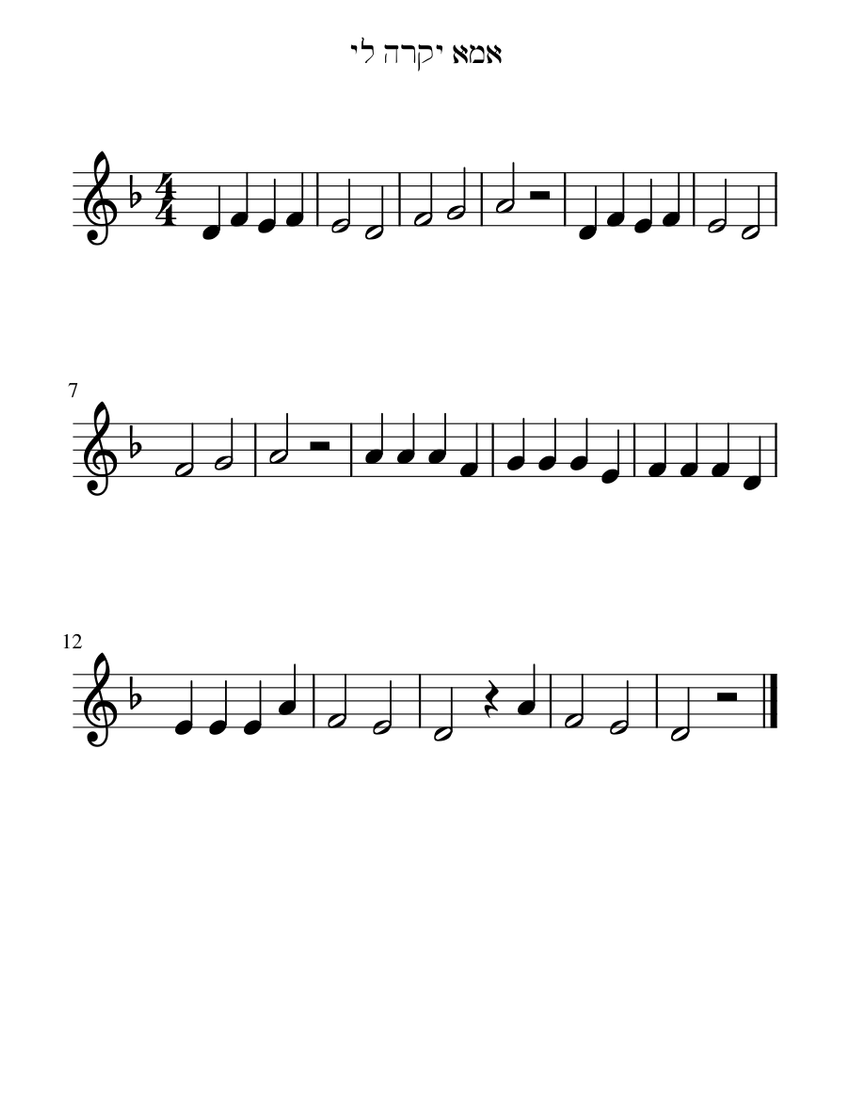
#> input picture Assignment3_Test1905/musicSheets/score_0.png, 850 x 1100 px, found by its file name; the run also reads 1 picture not shown here
$ jupyter execute TeeAyEnTest.ipynb
#> lines starting #> are read from the running program, lines starting #| are printed output that depends on the picture; after the words box and inside, x2 and y2 are one past the last pixel; in counts of white or black regions, pixels touching at a corner belong together
### Assignment3_Test1905/utils.py
import numpy as np
import cv2
from copy import deepcopy

def blackHorizontalLinesRowInd(imgGray, imgH, imgW, threshold):

    numBlackPixel = int(threshold * imgW)
    numWhitePixel = imgW - numBlackPixel
    totalThreshold = numWhitePixel * 255

    rowsWithLine = []

    for row in range(imgH):

        curRow = imgGray[row][:]
        total = np.sum(curRow)

        if (total < totalThreshold):
            rowsWithLine.append(row)

    return rowsWithLine

def trimRowsWithLine(rowsWithLine, minGap = 5):

    trimmedRowsWithLine = []
    trimmedRowsWithLine.append(rowsWithLine[0])

    for i in range(1, len(rowsWithLine)):
        if ((rowsWithLine[i] - rowsWithLine[i - 1]) > minGap):
            trimmedRowsWithLine.append(rowsWithLine[i])

    return trimmedRowsWithLine

def linesClustering(trimmedRowsWithLine, minGap = 50):
    clusterLst = []

    cluster = []
    cluster.append(trimmedRowsWithLine[0])
    for i in range(1, len(trimmedRowsWithLine)):

        if ((trimmedRowsWithLine[i] - trimmedRowsWithLine[i - 1]) > minGap):
            clusterLst.append(cluster)
            cluster = []
            cluster.append(trimmedRowsWithLine[i])

        else:
            cluster.append(trimmedRowsWithLine[i])
    clusterLst.append(cluster)

    return clusterLst

def blackVerticalLinesColumnInd(imgGray, imgH, imgW, clusterLst, threshold):

    columnsWithLine = dict()

    for cluster in clusterLst:

        clusterRowBegin = cluster[0]
        clusterRowEnd = cluster[4]
        columnsWithLine[(clusterRowBegin, clusterRowEnd)] = []

        imgROI = imgGray[clusterRowBegin: clusterRowEnd][:]
        imgROIHeight = clusterRowEnd - clusterRowBegin

        numBlackPixel = int(threshold * imgROIHeight)
        numWhitePixel = imgROIHeight - numBlackPixel
        totalThreshold = numWhitePixel * 255

        for column in range(imgW):

            curCol = imgROI[:, column]
            total = np.sum(curCol)

            if (total < totalThreshold):
                columnsWithLine[(clusterRowBegin, clusterRowEnd)].append(column)

    return columnsWithLine

def trimColumnsWithLine(columnsWithLine, minGap = 100):

    trimmedColumnsWithLine = dict()

    for key in columnsWithLine.keys():
        trimmedColumnsWithLine[key] = []
        value = columnsWithLine[key]
        trimmedColumnsWithLine[key].append(value[0])

        for i in range(1, len(columnsWithLine[key])):
            if ((value[i] - value[i - 1]) > minGap):
                trimmedColumnsWithLine[key].append(value[i])

    return trimmedColumnsWithLine

def averageLinesGap(clusterLst):
    outpGap = 0
    for cluster in clusterLst:
        clusterRowBegin = cluster[0]
        clusterRowEnd = cluster[4]
        gap = (clusterRowEnd - clusterRowBegin) / 4
        outpGap += gap

    return outpGap/len(clusterLst)

def matchTemplateRemake(img, template, threshold, drawBoundingBox = True, suppression = False):

    templateH, templateW = template.shape

    outpConfidence = cv2.matchTemplate(img, template, cv2.TM_CCOEFF_NORMED)
    boundingBoxUpperLeftCoor = np.where(outpConfidence > threshold)

    xCoors, yCoors = list(boundingBoxUpperLeftCoor[1]), list(boundingBoxUpperLeftCoor[0])
    combineXYCoors = list(zip(xCoors, yCoors))
    sortedCombine = list(zip(*sorted(combineXYCoors)))

    if (len(sortedCombine) == 0):
        xCoorsSorted = []
        yCoorsSorted = []
    else:
        xCoorsSorted, yCoorsSorted = list(sortedCombine[0]), list(sortedCombine[1])
    boundingBoxUpperLeftCoor = (np.array(xCoorsSorted), np.array(yCoorsSorted))

    if suppression:
        print('Before:', boundingBoxUpperLeftCoor, boundingBoxUpperLeftCoor[0].shape)
        boundingBoxUpperLeftCoor = boundingBoxSuppression(boundingBoxUpperLeftCoor)
        print('After:', boundingBoxUpperLeftCoor, boundingBoxUpperLeftCoor[0].shape)

    if drawBoundingBox:

        imgCopy = deepcopy(img)
        imgCopy = cv2.cvtColor(imgCopy, cv2.COLOR_GRAY2BGR)
        for pt in zip(*boundingBoxUpperLeftCoor):
            #draw a rectangle where it exceeds the threshold
            cv2.rectangle(imgCopy, pt, (pt[0] + templateW, pt[1] + templateH), (0, 255, 0), 2)

        return boundingBoxUpperLeftCoor, outpConfidence, imgCopy

    return boundingBoxUpperLeftCoor, outpConfidence, None

def boundingBoxSuppression(matchedCoordinates, threshold = 10):

    if ((len(matchedCoordinates[0]) == 0) or (len(matchedCoordinates[0]) == 1)):
        return matchedCoordinates

    matchedCoordinatesMatrix = np.stack((matchedCoordinates[0], matchedCoordinates[1])).T
    numberFounded = matchedCoordinatesMatrix.shape[0]
    distanceMatrix = np.sqrt(np.add(np.add(-2*(matchedCoordinatesMatrix@((matchedCoordinatesMatrix).T)), np.reshape(np.sum(np.square(matchedCoordinatesMatrix), axis = 1), (numberFounded, -1))), np.sum(np.square((matchedCoordinatesMatrix).T), axis = 0)))
    upperTriDistMat = np.triu(distanceMatrix)

    nearPairs = np.where((upperTriDistMat > 0) & (upperTriDistMat <= threshold))
    if (len(nearPairs[0]) == 0):
        return matchedCoordinates

    point1, point2 = nearPairs[0], nearPairs[1]

    clusters = [[point1[0]]]
    prevPoint = point1[0]

    while (len(point1) != 0):
        if (point1[0] == prevPoint):
            clusters[-1].append(point2[0])
            delInd = np.where((point1 == point2[0]))
            point1 = np.delete(point1, delInd)
            point2 = np.delete(point2, delInd)
            point1 = np.delete(point1, 0)
            point2 = np.delete(point2, 0)
        elif (point1[0] != prevPoint):
            prevPoint = point1[0]
            clusters.append([point1[0], point2[0]])
            delInd = np.where((point1 == point2[0]))
            point1 = np.delete(point1, delInd)
            point2 = np.delete(point2, delInd)
            point1 = np.delete(point1, 0)
            point2 = np.delete(point2, 0)

    trimmedMatchedCoordinates = {'x': [], 'y': []}
    delInd = np.array([])
    for cluster in clusters:
        xCoor = int(np.mean(matchedCoordinates[0][cluster]))
        yCoor = int(np.mean(matchedCoordinates[1][cluster]))
        trimmedMatchedCoordinates['x'].append(xCoor)
        trimmedMatchedCoordinates['y'].append(yCoor)
        delInd = np.concatenate((delInd, cluster))

    trimmedMatchedCoordinates['x'] = np.array(trimmedMatchedCoordinates['x'])
    trimmedMatchedCoordinates['y'] = np.array(trimmedMatchedCoordinates['y'])

    ind = np.array([i for i in range(numberFounded)])
    ind = np.delete(ind, delInd.astype(np.int64))
    trimmedMatchedCoordinates['x'] = np.concatenate((trimmedMatchedCoordinates['x'], matchedCoordinates[0][ind]))
    trimmedMatchedCoordinates['y'] = np.concatenate((trimmedMatchedCoordinates['y'], matchedCoordinates[1][ind]))


    return (trimmedMatchedCoordinates['x'], trimmedMatchedCoordinates['y'])

    # trimmedMatchedCoordinates = {'x': [], 'y': []}

    # for count, (x, y) in enumerate(zip(*matchedCoordinates)):

    #     if (count == 0):
    #         trimmedMatchedCoordinates['x'].append(x)
    #         trimmedMatchedCoordinates['y'].append(y)

    #     else:
    #         xDiff = x - trimmedMatchedCoordinates['x'][-1]
    #         yDiff = y - trimmedMatchedCoordinates['y'][-1]

    #         if ((abs(yDiff) > threshold) or (xDiff > threshold)):
    #             trimmedMatchedCoordinates['x'].append(x)
    #             trimmedMatchedCoordinates['y'].append(y)
    #         else:
    #             pass

    #         # # if (abs(x - trimmedMatchedCoordinates['x'][-1]) > threshold) and (abs(y - trimmedMatchedCoordinates['y'][-1]) > threshold):
    #         # # if (abs(x - trimmedMatchedCoordinates['x'][-1]) > threshold) or (abs(y - trimmedMatchedCoordinates['y'][-1]) > threshold):
    #         # # if (abs(x - trimmedMatchedCoordinates['x'][-1]) > threshold):
    #         #     trimmedMatchedCoordinates['x'].append(x)
    #         #     trimmedMatchedCoordinates['y'].append(y)
    #         # else:
    #         #     pass

    # tempCoordinates = (np.array(trimmedMatchedCoordinates['y']), np.array(trimmedMatchedCoordinates['x']))

    # outpCoordinates = {'x': [], 'y': []}

    # xCoors, yCoors = list(tempCoordinates[1]), list(tempCoordinates[0])
    # combineXYCoors = list(zip(yCoors, xCoors))
    # sortedCombine = list(zip(*sorted(combineXYCoors)))

    # if (len(sortedCombine) == 0):
    #     xCoorsSorted = []
    #     yCoorsSorted = []
    # else:
    #     xCoorsSorted, yCoorsSorted = list(sortedCombine[1]), list(sortedCombine[0])

    # tempMatchCoordinates = (np.array(xCoorsSorted), np.array(yCoorsSorted))

    # for count, (x, y) in enumerate(zip(*tempMatchCoordinates)):

    #     if (count == 0):
    #         outpCoordinates['x'].append(x)
    #         outpCoordinates['y'].append(y)

    #     else:

    #         xDiff = x - outpCoordinates['x'][-1]
    #         yDiff = y - outpCoordinates['y'][-1]

    #         if ((abs(xDiff) > threshold) or (yDiff > threshold)):
    #             outpCoordinates['x'].append(x)
    #             outpCoordinates['y'].append(y)
    #         else:
    #             pass

    #         # # if (abs(x - outpCoordinates['x'][-1]) > threshold) and (abs(y - outpCoordinates['y'][-1]) > threshold):
    #         # # if (abs(y - outpCoordinates['y'][-1]) > threshold):
    #         #     outpCoordinates['x'].append(x)
    #         #     outpCoordinates['y'].append(y)
    #         # else:
    #         #     pass

    # return (np.array(outpCoordinates['x']), np.array(outpCoordinates['y']))

def tryTemplateMatchNote(img, blackNoteTemplate, ratioWH, threshold, avgLinesGap, error = 3):

    maxMatched = -1
    chosenSize = None

    for err in range(-error, error + 1, 1):

        blackNoteH = int(avgLinesGap) + err
        blackNoteW = int(blackNoteH * ratioWH)
        blackNoteTemplateResize = cv2.resize(blackNoteTemplate, (blackNoteW, blackNoteH))
        upperLeftCornerCoor, _1, _2 = matchTemplateRemake(img, blackNoteTemplateResize, threshold, False)
        upperLeftCornerCoorTrimmed = boundingBoxSuppression(upperLeftCornerCoor)
        numMatched = upperLeftCornerCoorTrimmed[0].shape[0]

        if (numMatched > maxMatched):
            maxMatched = numMatched
            chosenSize = (blackNoteH, blackNoteW)

    return chosenSize, maxMatched

def drawHorizontalLines(rowsWithLine, imgH, imgW):
    outputImg = np.zeros((imgH, imgW))
    outputImg += 255

    for row in rowsWithLine:
        cv2.line(outputImg, (0, row), (imgW, row), (0, 0, 0), 2)

    return outputImg

### Assignment3_Test1905/TeeAyEnTest.ipynb
[cell 1]
import cv2
import matplotlib.pyplot as plt
import numpy as np
from copy import deepcopy
from utils import *

[cell 2]
img = cv2.imread(r"C:\Users\nguye\Downloads\score_0.png", cv2.IMREAD_GRAYSCALE)
#> img is the input picture: shape (1100, 850); min 0, max 255, mean 247.5
# retval, img = cv2.threshold(img, 180, 255, cv2.THRESH_BINARY)
# image = cv2.imread(r"C:\Users\nguye\Downloads\Kmo04.jpg", cv2.IMREAD_GRAYSCALE)

plt.imshow(img, cmap = 'gray')

[cell 3]
HEIGHT, WIDTH = img.shape

rowsWithLine = blackHorizontalLinesRowInd(img, HEIGHT, WIDTH, 0.4)
#> the loop in blackHorizontalLinesRowInd, `for row in range(imgH): ` made 1100 passes
#> total on passes 1 to 3: 216750, 216750, 216750
#> after the loop in blackHorizontalLinesRowInd, `for row in range(imgH):`: rowsWithLine = [172, 185, 186, 198, 199, 212, 225, 423, 436, 437, 449, 450, 463, 476, 674, 687, 700, 701, 713, 714, 727]
trimmedRowsWithLine = trimRowsWithLine(rowsWithLine, minGap = 5)
#> the loop in trimRowsWithLine, `for i in range(1, len(rowsWithLine)):` made 20 passes
#> after the loop in trimRowsWithLine, `for i in range(1, len(rowsWithLine)):`: trimmedRowsWithLine = [172, 185, 198, 212, 225, 423, 436, 449, 463, 476, 674, 687, 700, 713, 727]
plt.imshow(drawHorizontalLines(trimmedRowsWithLine, HEIGHT, WIDTH), cmap = 'gray')
#> the loop in drawHorizontalLines, `for row in rowsWithLine:` made 15 passes
#> row on passes 1 to 8: 172, 185, 198, 212, 225, 423, 436, 449
#> after the loop in drawHorizontalLines, `for row in rowsWithLine:`:
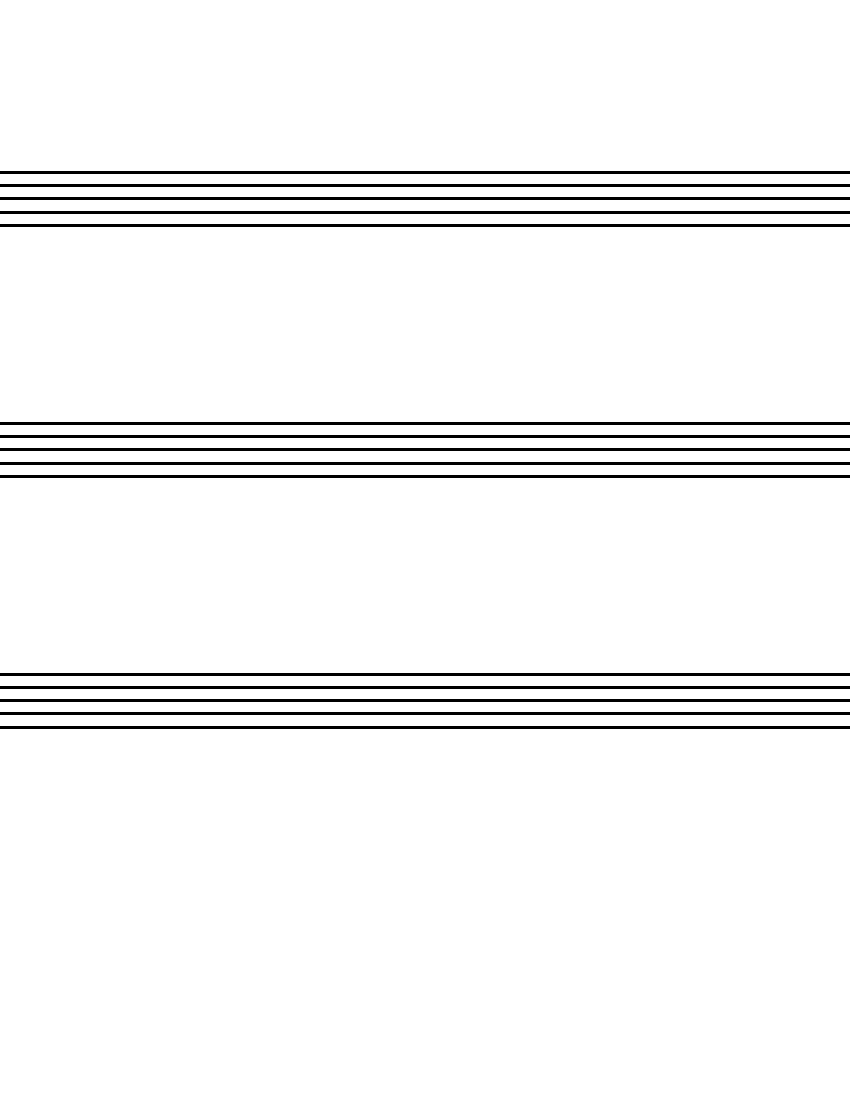
#> outputImg: shape (1100, 850) float64; 95.9% white; 15 black regions, largest, box (x1, y1, x2, y2) and area: (0, 171, 850, 174) 2550, (0, 184, 850, 187) 2550, (0, 197, 850, 200) 2550

print(trimmedRowsWithLine)
#| [172, 185, 198, 212, 225, 423, 436, 449, 463, 476, 674, 687, 700, 713, 727]
print('There are', len(trimmedRowsWithLine), 'lines')
#| There are 15 lines

[cell 4]
clusterLst = linesClustering(trimmedRowsWithLine, minGap = 50)
#> the loop in linesClustering, `for i in range(1, len(trimmedRowsWithLine)): ` made 14 passes
#> after the loop in linesClustering, `for i in range(1, len(trimmedRowsWithLine)):`: clusterLst = [[172, 185, 198, 212, 225], [423, 436, 449, 463, 476]]
#> clusterLst = [[172, 185, 198, 212, 225], [423, 436, 449, 463, 476], [674, 687, 700, 713, 727]]
avgLinesGap = averageLinesGap(clusterLst)
#> the loop in averageLinesGap, `for cluster in clusterLst:` made 3 passes
#> (cluster, clusterRowBegin, clusterRowEnd, outpGap) on passes 1 to 3: ([172, 185, 198, 212, 225], 172, 225, 13.25), ([423, 436, 449, 463, 476], 423, 476, 26.5), ([674, 687, 700, 713, 727], 674, 727, 39.75)
#> after the loop in averageLinesGap, `for cluster in clusterLst:`: outpGap = 39.75
#> avgLinesGap = 13.25

print('There are', len(clusterLst), 'line clusters')
#| There are 3 line clusters
print(clusterLst)
#| [[172, 185, 198, 212, 225], [423, 436, 449, 463, 476], [674, 687, 700, 713, 727]]
print('Average line gap:', avgLinesGap)
#| Average line gap: 13.25

[cell 5]
columnsWithLine = blackVerticalLinesColumnInd(img, HEIGHT, WIDTH, clusterLst, threshold = 0.99)
#> the loop in blackVerticalLinesColumnInd, `for cluster in clusterLst: ` made 3 passes
#> (cluster, clusterRowBegin, clusterRowEnd) on passes 1 to 3: ([172, 185, 198, 212, 225], 172, 225), ([423, 436, 449, 463, 476], 423, 476), ([674, 687, 700, 713, 727], 674, 727)
#> pass 1, in blackVerticalLinesColumnInd, `imgROI = imgGray[clusterRowBegin: clusterRowEnd][:]`:
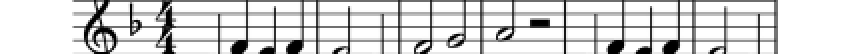
#> imgROI: shape (53, 850) (shown at 1/2 size); min 0, max 255, mean 213.1
#> pass 2, in blackVerticalLinesColumnInd, `imgROI = imgGray[clusterRowBegin: clusterRowEnd][:]`:
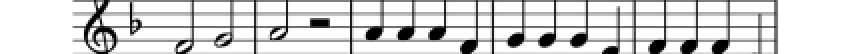
#> imgROI: shape (53, 850) (shown at 1/2 size); min 0, max 255, mean 212.2
#> pass 3, in blackVerticalLinesColumnInd, `imgROI = imgGray[clusterRowBegin: clusterRowEnd][:]`:
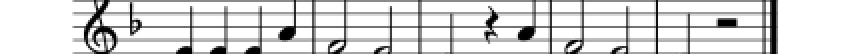
#> imgROI: shape (53, 850) (shown at 1/2 size); min 0, max 255, mean 217.1
#> after the loop in blackVerticalLinesColumnInd, `for cluster in clusterLst:`: columnsWithLine = {(172, 225): [317, 399, 481, 564, 693], (423, 476): [255, 351, 634], (674, 727): [313, 419, 550, 656, 764, 771, 772, 773, 774, 775]}
columnsWithLine
#> Out has the same summary as columnsWithLine in blackVerticalLinesColumnInd

[cell 6]
trimmedColumnsWithLine = trimColumnsWithLine(columnsWithLine, minGap = 100)
#> the loop in trimColumnsWithLine, `for key in columnsWithLine.keys():` made 3 passes
#> (key, value) on passes 1 to 3: ((172, 225), [317, 399, 481, 564, 693]), ((423, 476), [255, 351, 634]), ((674, 727), [313, 419, 550, 656, 764, 771, 772, 773, 774, 775])
#> after the loop in trimColumnsWithLine, `for key in columnsWithLine.keys():`: trimmedColumnsWithLine = {(172, 225): [317, 693], (423, 476): [255, 634], (674, 727): [313, 419, 550, 656, 764]}
print(trimmedColumnsWithLine)
#| {(172, 225): [317, 693], (423, 476): [255, 634], (674, 727): [313, 419, 550, 656, 764]}

[cell 7]
CLEF_W_H_RATIO = 3/8 #W/H
CLEF_H_LINE_GAP_RATIO = 7.35

CLEF_H = int(avgLinesGap * CLEF_H_LINE_GAP_RATIO)
#> CLEF_H = 97
CLEF_W = int(avgLinesGap * CLEF_H_LINE_GAP_RATIO * CLEF_W_H_RATIO)
#> CLEF_W = 36

clefTemplate = cv2.imread(r"C:\Users\nguye\Downloads\clef.png", cv2.IMREAD_GRAYSCALE)
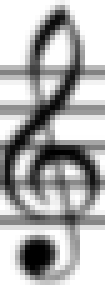
#> input picture Assignment3_Test1905/templates/clef/clef.png, 21 x 57 px, found by its file name (shown 5 times larger)
#> clefTemplate is the input picture: shape (57, 21); min 0, max 255, mean 175.2

clefTemplateResize = cv2.resize(clefTemplate, (CLEF_W, CLEF_H))
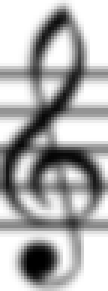
#> clefTemplateResize: shape (97, 36) (shown 3 times larger); min 0, max 255, mean 175.1

plt.figure(figsize = (14, 9))
plt.subplot(1, 2, 1); plt.imshow(clefTemplate, cmap = 'gray'); plt.title('Original')
plt.subplot(1, 2, 2); plt.imshow(clefTemplateResize, cmap = 'gray'); plt.title('Resize')
#> (the rest of the program and of its run is left out)
